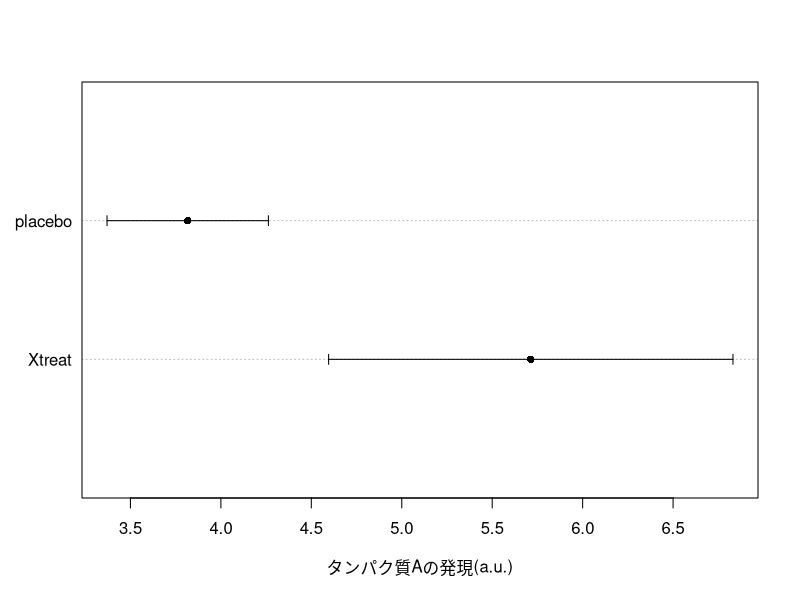

Reproduce this figure in R. (Note: this script raises an error after producing the figure.)
# 参考資料コピー
# 各群の95%信頼区間を比較するグラフをつくる

xtreat <-c(5.23, 6.12, 5.79)
placebo <-c(4.02, 3.75, 3.68)

cixtreat <- t.test(xtreat)$conf.int
ciplacebo <- t.test(placebo)$conf.int
dotchart(c(mean(xtreat),mean(placebo)),pch = 16,
             xlim=range(cixtreat,ciplacebo),xlab="タンパク質Aの発現(a.u.)")
arrows(cixtreat[1],1,cixtreat[2],1,length=0.05,angle=90,code=3)
arrows(ciplacebo[1],2,ciplacebo[2],2,length=0.05,angle=90,code=3)
mtext(c("Xtreat","placebo"),side=2,at=1:2,line=0.5,las=1,)

# df_Graph にて書き下し（見本に忠実ver）

CI1 <- df_Graph %>% filter(SCENARIO=='Historical')
CI2 <- df_Graph %>% filter(SCENARIO=='Baseline')
CI3 <- df_Graph %>% filter(SCENARIO=='2C')

CI01 <- CI1$ChangeRate_Carbon_Intensity
CI02 <- CI2$ChangeRate_Carbon_Intensity
CI03 <- CI3$ChangeRate_Carbon_Intensity

CI01 <- CI01 %>% na.omit()
CI02 <- CI02 %>% na.omit()
CI03 <- CI03 %>% na.omit()

ciCI01 <- t.test(CI01)$conf.int
ciCI02 <- t.test(CI02)$conf.int
ciCI03 <- t.test(CI03)$conf.int
dotchart(c(mean(CI01),mean(CI02),mean(CI03)), pch = 16,
         xlim=range(ciCI01,ciCI02,ciCI03),xlab="Carbon Intensity Change Rate")
arrows(ciCI01[1],1,ciCI01[2],1,length=0.05,angle=90,code=3)
arrows(ciCI02[1],2,ciCI02[2],2,length=0.05,angle=90,code=3)
arrows(ciCI03[1],3,ciCI03[2],3,length=0.05,angle=90,code=3)
mtext(c("Historical","Baseline","2C"),side=2,at=1:3,line=0.5,las=1)

# EI <- df_Graph_tmp$ChangeRate_Energy_Intensity
# ER <- df_Graph_tmp$ChangeRate_Electricity_Rate_Total


# df_Graph にて書き下し（整理ver）
while (0) {  # 旧
  df_CI <- df_Graph %>% select('SCENARIO','ChangeRate_Carbon_Intensity'
  ) %>% na.omit(
  ) %>% mutate(id = rownames(df_CI)
  ) %>% spread('SCENARIO', value='ChangeRate_Carbon_Intensity'
  ) %>% select(-id)
  write_csv(df_CI, "./df_CI_written.csv") 
  
  ciCI01 <- t.test(na.omit(df_CI$Historical))$conf.int
  
  CI01 <- na.omit(df_CI$'Historical')
  CI02 <- na.omit(df_CI$'Baseline')
  CI03 <- na.omit(df_CI$'2.5C')
  CI04 <- na.omit(df_CI$'2C')
  CI05 <- na.omit(df_CI$'1.5C')
  CI06 <- na.omit(df_CI$'WB2C')
  
  # CI01 <- CI %>% filter(SCENARIO=='Historical') %>% select(-'SCENARIO') %>% row.names() %>% as.vector() 
  ## CI01 <- as.vector(select(filter(CI,SCENARIO=='Historical'),-'SCENARIO'))
  
  ciCI01 <- t.test(CI01)$conf.int
  ciCI02 <- t.test(CI02)$conf.int
  ciCI03 <- t.test(CI03)$conf.int
  ciCI04 <- t.test(CI04)$conf.int
  ciCI05 <- t.test(CI05)$conf.int
  ciCI06 <- t.test(CI06)$conf.int
  
  
  dotchart(c(mean(CI01),mean(CI02),mean(CI03),mean(CI04),mean(CI05),mean(CI06)), pch = 16,
           xlim=range(ciCI01,ciCI02,ciCI03,ciCI04,ciCI05,ciCI06),xlab="Carbon Intensity Change Rate")
  arrows(ciCI01[1],1,ciCI01[2],1,length=0.05,angle=90,code=3)
  arrows(ciCI02[1],2,ciCI02[2],2,length=0.05,angle=90,code=3)
  arrows(ciCI03[1],3,ciCI03[2],3,length=0.05,angle=90,code=3)
  arrows(ciCI04[1],4,ciCI03[2],4,length=0.05,angle=90,code=3)
  arrows(ciCI05[1],5,ciCI03[2],5,length=0.05,angle=90,code=3)
  arrows(ciCI06[1],6,ciCI03[2],6,length=0.05,angle=90,code=3)
  mtext(scenarionames,side=2,at=1:6,line=0.5,las=1)
} # 旧


# 変数にてloop

root <- 'C:/_Nishimoto/R/WBAL_R02/'
setwd(paste(root,"4_output/", sep="")) 
# pdf(file=paste("./","conf_interval.pdf", sep=""))   # PDF出力開始

scenarionames <- levels(df_Graph$SCENARIO) %>% as.vector()    # c('Baseline','2C','1.5C','2.5C','WB2C') # 'Historical'
ci_indicators <- c('ChangeRate_Energy_Intensity','ChangeRate_Carbon_Intensity','ChangeRate_Electricity_Rate_Total') 
mean_list <- c()
df_CI_all <- data.frame()
matrix_conf_CI <- matrix(nrow=length(scenarionames), ncol=2)
  
# for (ci_indicator in ci_indicators) { # 変数名でloop
  ci_indicator <- ci_indicators[2]

  # scenarioname <- scenarionames[1]
  # for (scenarioname in scenarionames) { # シナリオ名でloop
  for (num in 1:length(scenarionames)) { # シナリオNo. でloop

    df_CI <- df_Graph %>% select('SCENARIO', all_of(ci_indicator)
                    ) %>% filter(SCENARIO==scenarionames[num] 
                    ) %>% na.omit(
                    ) %>% select(-'SCENARIO')
    vec_CI <- df_CI %>% unlist() %>% as.vector(mode='numeric') 
    conf_CI <- t.test(vec_CI)$conf.int
    matrix_conf_CI[num,] <- conf_CI
    range
    
    mean_CI <- mean(vec_CI)
    mean_list <- append(mean_list, mean_CI)
  #  df_CI_all <- rbind(df_CI_all,df_CI)
  }  # シナリオでloop

    g <- dotchart(mean_list, pch=16, xlim=range(matrix_conf_CI),xlab=ci_indicator)
    for (num in 1:length(scenarionames)) { # シナリオNo.でloop
      g <-  arrows(matrix_conf_CI[num,1],num,matrix_conf_CI[num,2],num,length=0.05,angle=90,code=3)
    }  # シナリオでloop
    g <- mtext(scenarionames,side=2,at=1:length(scenarionames),line=0.5,las=1)
    # plot(g)
    filename <- paste("Conf_",ci_indicator,"_", sep="")
    # ggsave(file=paste("./png/",filename,".png", sep=""))
    
# }  # 変数名でloop

# dev.off() # PDF出力終了
    
